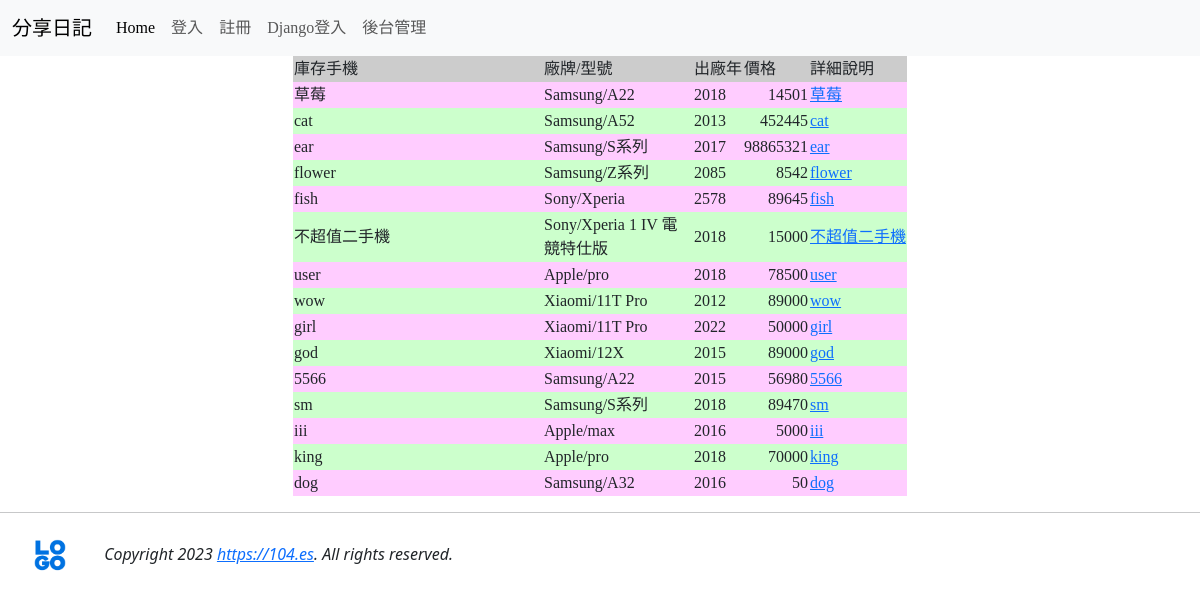
The app's page /index6/ with its own data.
### mysite/models.py (models this page shows, shortened)
class Product2(models.Model):
    pmodel = models.ForeignKey(PModel, on_delete=models.CASCADE, verbose_name='型號')
    nickname= models.CharField(max_length=15, default='超值二手機', verbose_name='摘要')
    description = models.TextField(default='暫無說明')
    year = models.PositiveIntegerField(default=2016, verbose_name='出場年份')
    price = models.PositiveBigIntegerField(default=0, verbose_name='價格')

class PModel(models.Model):
    maker = models.ForeignKey(Maker, on_delete=models.CASCADE)
    name = models.CharField(max_length=20)
    url = models.URLField(default='http://i.imgur.com/Ous4iGB.png')
    def __str__(self):
        return self.name

class Maker(models.Model):
    name = models.CharField(max_length=10)
    country = models.CharField(max_length=10)

### mysite/views.py (the view)
# urls.py: path('index6/', index6),
def index6(request):
    products = models.Product2.objects.all()
    return render(request, 'index6.html', locals())

### mysite/templates/index6.html (shortened to what this page needs)
{% extends 'base1.html' %}
{% block content %}
<div class='container' align=center>
    {% for p in products %}
    {% if forloop.first %}
    <table>
        <tr bgcolor='#cccccc'>
            <td width=250>庫存手機</td>
            <td width=150>廠牌/型號</td>
            <td width=50>出廠年</td>
            <td>價格</td>
            <td>詳細說明</td>
        </tr>
    {% endif %}
        <tr bgcolor='{% cycle "#ffccff" "ccffcc" %}'>
            <td>{{ p.nickname }}</td>
            <td>{{ p.pmodel.maker.name }}/{{ p.pmodel }}</td>
            <td>{{ p.year }}</td>
            <td align=right>{{ p.price }}</td>
            <td><a href='{% url "detail-url" p.id %}'>{{ p.nickname }}</a></td>
        </tr>
    {% if forloop.last %}
    </table>
    {% endif %}
    {% empty %}
    <h3>目前沒有庫存的中古機可以賣，真抱歉</h3>
    {% endfor %}
</div>
{% endblock %}

### mysite/templates/base1.html (style rules this page uses)
h1, h2, h3, h4, h5, p, div { font-family: 微軟正黑體; }

### records on screen
Product2: shows "庫存手機", nickname "草莓", pmodel.maker.name "Samsung", pmodel "A22", year "2018", price "14501"
Product2: nickname "cat", pmodel.maker.name "Samsung", pmodel "A52", year "2013", price "452445"
Product2: nickname "ear", pmodel.maker.name "Samsung", pmodel "S系列", year "2017", price "98865321"
Product2: nickname "flower", pmodel.maker.name "Samsung", pmodel "Z系列", year "2085", price "8542"
Product2: nickname "fish", pmodel.maker.name "Sony", pmodel "Xperia", year "2578", price "89645"
Product2: nickname "不超值二手機", pmodel.maker.name "Sony", pmodel "Xperia 1 IV 電競特仕版", year "2018", price "15000"
Product2: nickname "user", pmodel.maker.name "Apple", pmodel "pro", year "2018", price "78500"
Product2: nickname "wow", pmodel.maker.name "Xiaomi", pmodel "11T Pro", year "2012", price "89000"
Product2: nickname "girl", pmodel.maker.name "Xiaomi", pmodel "11T Pro", year "2022", price "50000"
Product2: nickname "god", pmodel.maker.name "Xiaomi", pmodel "12X", year "2015", price "89000"
Product2: nickname "5566", pmodel.maker.name "Samsung", pmodel "A22", year "2015", price "56980"
Product2: nickname "sm", pmodel.maker.name "Samsung", pmodel "S系列", year "2018", price "89470"
Product2: nickname "iii", pmodel.maker.name "Apple", pmodel "max", year "2016", price "5000"
Product2: nickname "king", pmodel.maker.name "Apple", pmodel "pro", year "2018", price "70000"
Product2: nickname "dog", pmodel.maker.name "Samsung", pmodel "A32", year "2016", price "50"
